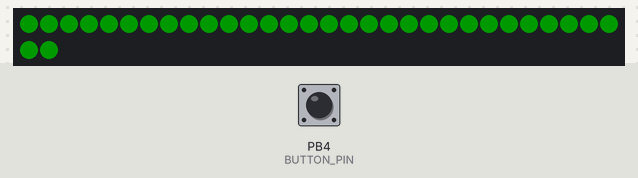
This sketch was run on a simulated ATtiny85, built with avr-gcc and run on an emulated ATtiny85. Shown: 32 RGB LEDs in strip order, left to right, continuing on the next row. Inputs (shaded band) come from the test bench; at power-on: PB4 (BUTTON_PIN) HIGH. Dim RGB values are drawn brighter than linear.

Above: at 1.23 s.
1.3 s: PB4 (BUTTON_PIN) pulled LOW for 0.15 s
At 1.63 s:
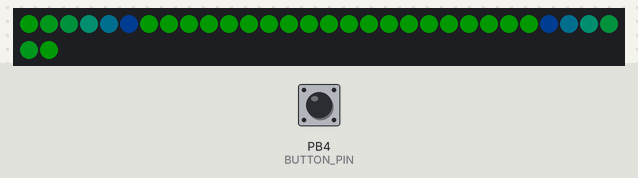
2.0 s: PB4 (BUTTON_PIN) pulled LOW for 1 s
At 2.74 s:
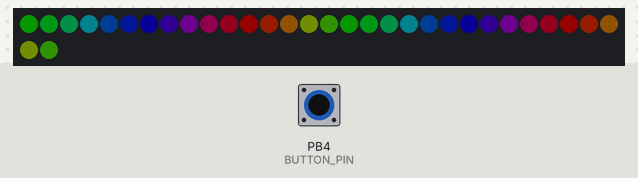
3.6 s: PB4 (BUTTON_PIN) pulled LOW for 0.15 s
At 3.66 s:
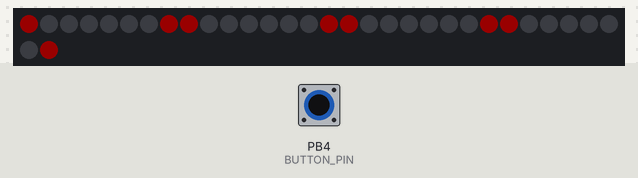
4.3 s: PB4 (BUTTON_PIN) pulled LOW for 3.2 s
At 4.36 s:
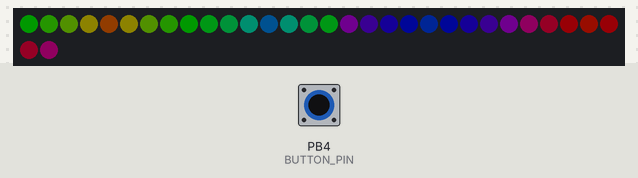
8.1 s: PB4 (BUTTON_PIN) pulsed LOW 5 times (0.12 s each, 0.3 s apart)
At 8.96 s:
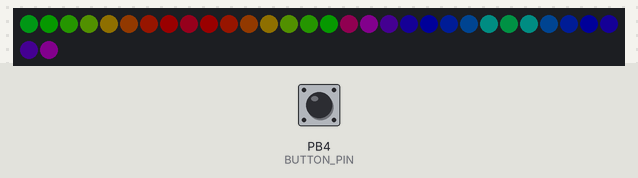
11.1 s: PB4 (BUTTON_PIN) pulsed LOW 2 times (0.12 s each, 0.3 s apart)
At 11.47 s:
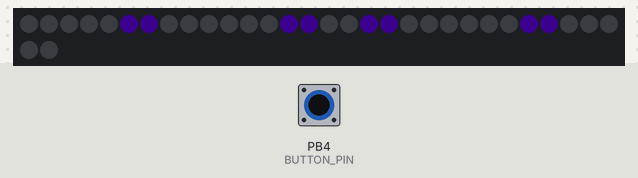

The sketch:

test-button-and-leds.ino
```cpp
// 0 is right eye top (between star and data out)
// 16 is left eye top (between star and data out)
// inc clockwise looking out
// todo: figure out this uint32_t, etc shit.  can i save more space?

#include <Adafruit_NeoPixel.h>

#ifdef __AVR_ATtiny85__ // Trinket, Gemma, etc.
#include <avr/power.h>
#endif

#define LED_PIN 5 // pin 5 maps to "D1" label on our board
#define LED_LENGTH 32 // total number of LEDs in our strip.  2x16
#define BUTTON_PIN 4 // this is the pin that our push button is attached to (pin 4 maps to "D2" labelled on our board)
#define MODE_SWITCH_MILLIS 10000 // how many milliseconds between automatically switching modes

Adafruit_NeoPixel pixels = Adafruit_NeoPixel(LED_LENGTH, LED_PIN);

int horizontalLEDs[] = { 4,  4,  3,  5,  2,  6,  1,  7,  0,  8, 15,  9, 14, 10, 13, 11, 12, 12,
                         20, 20, 19, 21, 18, 22, 17, 23, 16, 24, 31, 25, 30, 26, 29, 27, 28, 28
                       };
int verticalLEDs[] = { 0,  0, 15,  1, 14,  2, 13,  3, 12,  4, 11,  5, 10,  6,  9,  7,  8,  8,
                       16, 16, 31, 17, 30, 18, 29, 19, 28, 20, 27, 21, 26, 22, 25, 23, 24, 24
                     };

bool buttonOldState = HIGH;

// cycle through the rainbow
int hue = 0;
// keep track of each mode's progress
int modeCounter = 0;
// fall back brightness, default to ~1/10th max
int brightness = 25;

int mode = 0;
uint32_t lastModeChange;

void setup() {
#ifdef __AVR_ATtiny85__ // Trinket, Gemma, etc.
  if (F_CPU == 16000000) clock_prescale_set(clock_div_1);
#endif
  pinMode(BUTTON_PIN, INPUT_PULLUP);

  pixels.begin();
  pixels.setBrightness(brightness);
  lastModeChange = millis();
}

void loop() {
  // Initialize all LEDs to off and reset brightness
  //setAllPixels(0x000000);
  pixels.setBrightness(brightness);

  // Update current button state
  bool buttonNewState = digitalRead(BUTTON_PIN);

  // if we press the bottom button or run out of time, switch between the visualizations
  if ((buttonNewState == LOW && buttonOldState == HIGH) || (millis() > lastModeChange + MODE_SWITCH_MILLIS)) {
    if (mode < 0 || mode >= 7) mode = 0;
    else mode++;
    lastModeChange = millis();
  }

  // Flashy light stuff time!
  switch (mode) {
    // uniform colors, a rainbow cycling
    case 0: setAllPixels(getRainbow(hue)); break;

    // colorwipe the rainbow cycle... like windshield wipers going around
    case 1: colorWipe(getRainbow(hue)); break;

    // rotate a rainbow
    case 2: rainbowRotate(); break;

    // opposite spinners slowly rotating through the rainbow
    case 3: oppositeSpin(getRainbow(hue)); break;

    // rainbow gradient going horizontal forwards
    case 4: rainbowGradient(horizontalLEDs); break;

    // rainbow gradient going horizontal backwards
    case 5: rainbowGradient(horizontalLEDs); break;

    // rainbow gradient going vertical forwards
    case 6: rainbowGradient(verticalLEDs); break;

    // rainbow gradient going vertical backwards
    case 7: rainbowGradient(verticalLEDs); break;
  }

  // Update the LEDs
  pixels.show();

  // Update button state variables
  buttonOldState = buttonNewState;

  // Rotate through our rainbow always
  hue++;
  if (hue > 255) hue = 0;

  delay(10);
}

void rainbowRotate() {
  if (modeCounter >= 16)  modeCounter = 0;
  for (int i = 0; i < 16; i++) {
    int leftLED = i + modeCounter;
    int rightLED = 16 + i + modeCounter;
    if (leftLED > 15) leftLED = leftLED - 16;
    if (rightLED > 31) rightLED = rightLED - 16;
    pixels.setPixelColor(leftLED, getRainbow(i * 16));
    pixels.setPixelColor(rightLED, getRainbow(i * 16));
  }
  modeCounter++;
  delay(20);
}

// rainbow gradient, switching direction every 5 seconds
void rainbowGradient(int LEDmapping[]) {
  if (mode % 2 == 0) {
    for (int i = 0; i < 18; i++) {
      pixels.setPixelColor(LEDmapping[i * 2], getRainbow(i * 14 + hue));
      pixels.setPixelColor(LEDmapping[i * 2 + 1], getRainbow(i * 14 + hue));
    }
  }
  else {
    for (int i = 0; i < 18; i++) {
      pixels.setPixelColor(LEDmapping[i * 2], getRainbow((18 - i) * 14 + hue));
      pixels.setPixelColor(LEDmapping[i * 2 + 1], getRainbow((18 - i) * 14 + hue));
    }
  }
  delay(30);
  hue += 10;
}

// each eye rotates three opposite LED patches
// todo: randomize the number of LED patches
void oppositeSpin(uint32_t color) {
  if (modeCounter >= 16) modeCounter = 0;
  for (int i = 0; i < 16; i++) {
    uint32_t c = 0;
    if (((modeCounter + i) & 7) < 2) c = color; // 3 pixels on
    pixels.setPixelColor(   i, c); // First eye
    pixels.setPixelColor(31 - i, c); // Second eye (flipped)
  }
  modeCounter++;
  hue++;
  delay(40);
}

// sets all the LEDs on both eyes
void setAllPixels(uint32_t color) {
  for (int i = 0; i < LED_LENGTH; i++) {
    pixels.setPixelColor(i, color);
  }
}

void colorWipe(uint32_t color) {
  if (modeCounter >= pixels.numPixels() / 2) {
    modeCounter = 0;
    //    newRandColor();
  }
  pixels.setPixelColor(modeCounter, color);
  pixels.setPixelColor(31 - modeCounter, color);
  pixels.show();
  hue += 10; // the delta between this value and 14 is what makes this interesting visually
  delay(50);
  modeCounter++;
}

// Input a value 0 to 255 to get a color value from the color wheel
// this literally saves 40% of my ROM space, so... shamelessly reusing the sample code
uint32_t getRainbow(byte WheelPos) {
  WheelPos = 255 - WheelPos;
  if (WheelPos < 85) {
    return pixels.Color(255 - WheelPos * 3, 0, WheelPos * 3);
  }
  if (WheelPos < 170) {
    WheelPos -= 85;
    return pixels.Color(0, WheelPos * 3, 255 - WheelPos * 3);
  }
  WheelPos -= 170;
  return pixels.Color(WheelPos * 3, 255 - WheelPos * 3, 0);
}
```

Measured:
- after the input at 2.0 s, the LEDs: first change after 0.29 s (image 2 shows a later state)
- after the input at 3.6 s, the LEDs: change after 0.05 s (image 3)
- after the input at 4.3 s, the LEDs: first differ from a run without the input after 0.06 s (image 4)
- after the input at 11.1 s, the LEDs: first change after 0.28 s (image 6 shows a later state)
